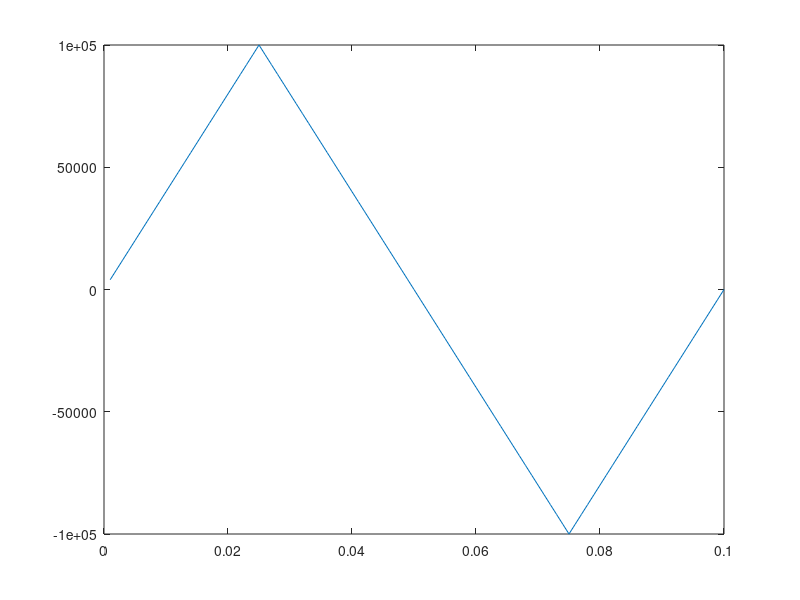
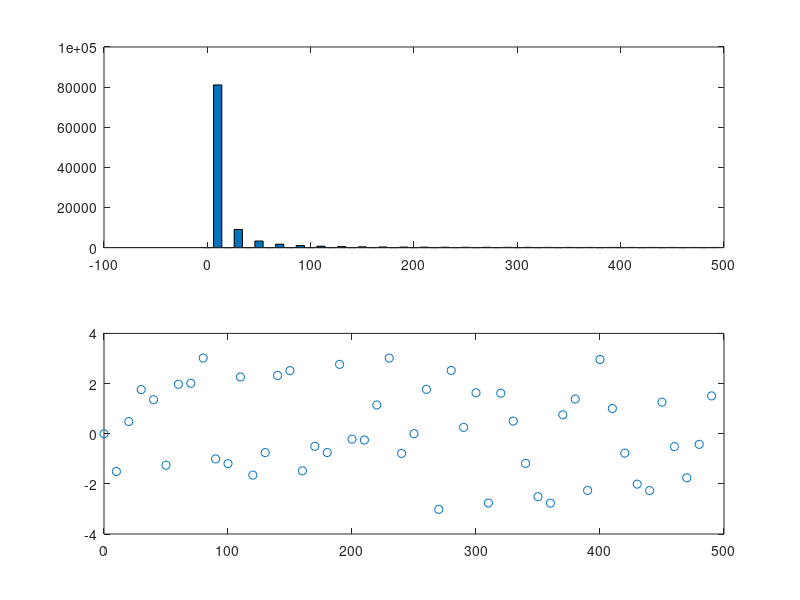

Here is the MATLAB script that generated these plots, in order: (Note: this script raises an error after producing the figures.)
%% Periodic External Torque
% Compute the steady-state response of the horizontal acceleration of B due 
% to a periodic force applied in the horizontal direction in A. The time 
% history of the force is reported in Figure 2 (T = 0.1 s and Fmax = 1E5 N). 
% Neglect any contribution of the external force for harmonics higher than 
% the third.


T = 0.1;
Fmax = 1e5;
nHarm = 3;
fsamp=1000;
dt = 1/fsamp;
t = dt:dt:T;
N = length(t);

Force = [interp1([0,T/4],[0,Fmax],dt:dt:T/4), ...
         interp1([T/4, 3/4*T],[Fmax,-Fmax],T/4+dt:dt:3/4*T), ...
         interp1([3*T/4, T],[-Fmax, 0],3/4*T+dt:dt:T)];

figure 
plot(t,Force)

%Fourier Analysis with fft
fForce = fft(Force,N);
nmax = N/2;
fres = 1/T;
f = 0:fres:fres*(nmax-1);
mod_fForce = abs(fForce);
phase_fForce = angle(fForce);
mod_fForce(1) = mod_fForce(1)./N;
mod_fForce(2:nmax) = 2.*mod_fForce(2:nmax)./N;
phase_fForce(1) = 0;

figure
subplot(211)
bar(f,mod_fForce(1:nmax))
subplot(212)
plot(f,phase_fForce(1:nmax),'o')

Force_mod = mod_fForce(1:nmax);
Force_phase = phase_fForce(1:nmax);

%Frequency response
index_Harm = [2:2:2*nHarm];
f_Harm = f(index_Harm);
Om_Harm = 2*pi*f_Harm;
Force_Harm = Force_mod(index_Harm).*exp(sqrt(-1)*Force_phase(index_Harm));

F0 = zeros(ndof,1);
idfAo = idf(4,1);

for ii = 1:length(f_Harm) % = length(Om-Harm) -> scorro le frequenze
    F0(idfAo)=Force_Harm(ii); % sovrapposizione degli effetti per la 
                              % forzante ad ogni frequenza considerata
    A = -Om_Harm(ii)^2*MFF + sqrt(-1)*Om_Harm(ii)*RFF + KFF;
    xx(:,ii) = A\F0;
end

% Time domain
td = 0:0.001:10;
xt = zeros(ndof,length(td)); % matrice delle accelerazioni: time history di ogni gdl

for it=1:length(td)
    for iHarm=1:length(Om_Harm)
        mean = -Om_Harm(iHarm)^2*abs(xx(:,iHarm));
        variation = cos(Om_Harm(iHarm)*td(it)+angle(xx(:,iHarm)));
        xt(:,it)=xt(:,it)-mean.*variation; % x = A*cos(om*t+phi)
    end
end

idf_Bo = idf(6,1);
figure
plot(t,xtot(idof_XB,:))